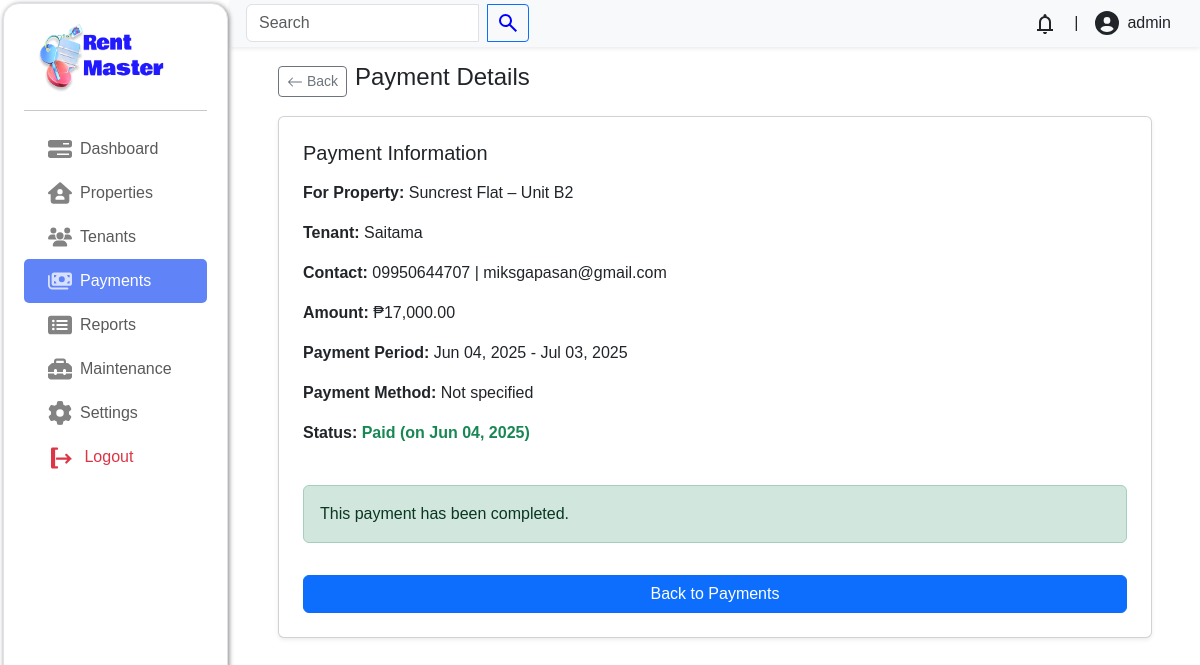
Page /admin/index.php?page=payments/paid&payment_id=127 (signed in) on the committed database.
### tables this page shows
CREATE TABLE `payments` (
  `payment_id` int(11) NOT NULL,
  `tenant_id` int(11) NOT NULL,
  `payment_start_date` date NOT NULL,
  `payment_end_date` date NOT NULL,
  `payment_status` enum('Paid','Pending','Overdue') NOT NULL DEFAULT 'Pending',
  `payment_date` date DEFAULT NULL,
  `payment_method` enum('GCash','Maya','Coins.ph','Bank Transfer','Credit/Debit Card') DEFAULT NULL
);

CREATE TABLE `properties` (
  `property_id` int(11) NOT NULL,
  `property_name` varchar(100) NOT NULL,
  `property_location` varchar(200) NOT NULL,
  `property_date_created` date NOT NULL,
  `property_description` varchar(1000) NOT NULL,
  `property_status` enum('available','unavailable') NOT NULL DEFAULT 'available',
  `property_rental_price` decimal(10,0) NOT NULL,
  `latitude` decimal(10,8) NOT NULL,
  `longitude` decimal(11,8) NOT NULL,
  `property_capacity` varchar(100) NOT NULL
);

CREATE TABLE `users` (
  `user_id` int(11) NOT NULL,
  `user_name` varchar(100) DEFAULT NULL,
  `user_email` varchar(100) NOT NULL,
  `user_password` varchar(100) DEFAULT NULL,
  `user_phone_number` varchar(50) DEFAULT NULL,
  `user_address` varchar(100) DEFAULT NULL,
  `user_description` varchar(2000) DEFAULT NULL,
  `user_image` varchar(500) DEFAULT NULL,
  `user_role` enum('tenant','landlord','visitor') NOT NULL DEFAULT 'visitor'
);

### admin/payments/paid.php (the view, shortened to what this page needs)
<?php
$servername = "localhost";
$username = "root";
$password = "";
$dbname = "rentsystem";
$conn = mysqli_connect($servername, $username, $password, $dbname);
$payment_id = $_GET['payment_id'] ?? null;
$sql = "SELECT p.*,
               pr.property_name,
               pr.property_rental_price,
               u.user_name,
               u.user_phone_number,
               u.user_email
        FROM payments p
        JOIN tenants t ON p.tenant_id = t.tenant_id
        JOIN properties pr ON t.property_id = pr.property_id
        JOIN users u ON t.user_id = u.user_id
        WHERE p.payment_id = ?";
$stmt = $conn->prepare($sql);
$stmt->bind_param("i", $payment_id);
$stmt->execute();
$result = $stmt->get_result();
$payment = $result->fetch_assoc();
?>
<div class="container px-lg-5">
    <header class="d-flex gap-2 align-items-center mt-3">
        <a href="?page=payments/index" class="btn btn-sm btn-outline-secondary">
            <svg xmlns="http://www.w3.org/2000/svg" width="16" height="16" fill="currentColor" viewBox="0 0 16 16">
                <path fill-rule="evenodd" d="M15 8a.5.5 0 0 0-.5-.5H2.707l3.147-3.146a.5.5 0 1 0-.708-.708l-4 4a.5.5 0 0 0 0 .708l4 4a.5.5 0 0 0 .708-.708L2.707 8.5H14.5A.5.5 0 0 0 15 8z" />
            </svg>
            Back
        </a>
        <h4 class="fw-medium">Payment Details</h4>
    </header>
    <?php if ($payment): ?>
        <div class="card mt-3 shadow-sm p-4">
            <h5 class="mb-3">Payment Information</h5>
            <div class="mb-3">
                <strong>For Property:</strong> <?php echo htmlspecialchars($payment['property_name']); ?>
            </div>
            <div class="mb-3">
                <strong>Tenant:</strong> <?php echo htmlspecialchars($payment['user_name']); ?>
            </div>
            <div class="mb-3">
                <strong>Contact:</strong> <?php echo htmlspecialchars($payment['user_phone_number']); ?> | <?php echo htmlspecialchars($payment['user_email']); ?>
            </div>
            <div class="mb-3">
                <strong>Amount:</strong> ₱<?php echo number_format($payment['property_rental_price'], 2); ?>
            </div>
            <div class="mb-3">
                <strong>Payment Period:</strong>
                <?php echo date('M d, Y', strtotime($payment['payment_start_date'])) . " - " . date('M d, Y', strtotime($payment['payment_end_date'])); ?>
            </div>
            <div class="mb-3">
                <strong>Payment Method:</strong>
                <?php echo $payment['payment_method'] ? htmlspecialchars($payment['payment_method']) : "Not specified"; ?>
            </div>
            <div class="mb-3">
                <strong>Status:</strong>
                <span class="<?php
                                echo ($payment['payment_status'] == 'Paid') ? 'text-success' : ($payment['payment_status'] == 'Overdue' ? 'text-danger' : 'text-warning'); ?> fw-bold">
                    <?php echo htmlspecialchars($payment['payment_status']); ?>
                    <?php if ($payment['payment_status'] == 'Paid' && $payment['payment_date']): ?>
                        (on <?php echo date('M d, Y', strtotime($payment['payment_date'])); ?>)
                    <?php endif; ?>
                </span>
            </div>
            <?php if ($payment['payment_status'] != 'Paid'): ?>
                <form id="markPaidForm" method="POST" action="payments/paid.php" class="d-flex gap-2 mt-4">
                    <input type="hidden" name="payment_id" value="<?php echo $payment['payment_id']; ?>">
                    <button type="button" class="btn btn-success flex-fill" data-bs-toggle="modal" data-bs-target="#confirmPaidModal">
                        Mark as Paid
                    </button>
                    <a href="?page=payments/index" class="btn btn-secondary flex-fill">Cancel</a>
                </form>
            <?php else: ?>
                <div class="alert alert-success mt-4" role="alert">
                    This payment has been completed.
                </div>
                <a href="?page=payments/index" class="btn btn-primary mt-3">Back to Payments</a>
            <?php endif; ?>
        </div>
    <?php else: ?>
        <div class="alert alert-warning mt-5 text-center">
            No payment record found.
        </div>
    <?php endif; ?>
</div>

### admin/css/style.css (style rules this page uses)
html { font-size: 16px; font-family: sans-serif; }
*, *::before, *::after { box-sizing: border-box; }
:root { --main-bg: #FAFAFA; --sub-bg: #C7EEFF; --accent: #2938ff; --fc1: #1D242B; --p: #323232; --fw1: 700; --fw2: 400; }
body { display: flex; background-color: var(--main-bg); }

### rows in the picture
payments: properties.property_name "Suncrest Flat – Unit B2", users.user_name "Saitama", users.user_phone_number "09950644707", users.user_email "miksgapasan@gmail.com", properties.property_rental_price "17,000.00", payment_start_date "Jun 04, 2025", payment_end_date "Jul 03, 2025", payment_status "Paid", payment_date "Jun 04, 2025"
